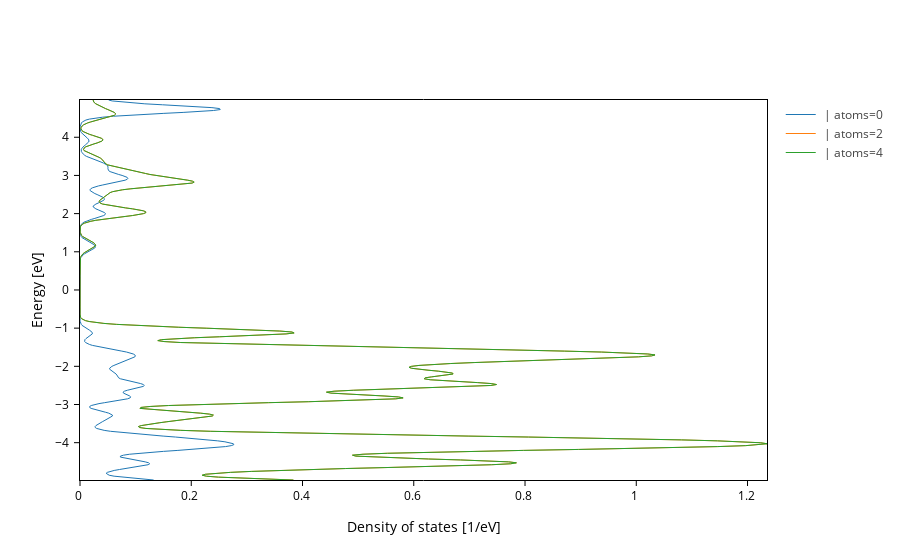

Write notebook code for a chart like this one.
### Markdown cell above
and then we have only the oxygen atoms, which are all equivalent.

Note that we also set a name for all requests, with the additional twist that we used the templating supported by `split_DOS`. If you are splitting on `parameter`, you can use `$parameter` inside your name and the method will replace it with the value for each request. In this case `parameter` was `atoms`, but it could be anything you are splitting the DOS on.

You can also **exclude some values of the parameter you are splitting on**:

### Code cell
plot.split_DOS(on="atoms", exclude=[1,3])

### Figure 1 — Plotly figure (JSON) as saved in the notebook; plotly's stock layout.template omitted (floating-point values rounded to 4 significant figures; data arrays with more than 128 entries replaced by an {"elided": "..."} marker saying what was removed)
{"data": [{"line": {"dash": "solid", "width": 1.0}, "mode": "lines", "name": " | atoms=0", "opacity": 1, "type": "scatter", "uid": "c1d78a5d-9bac-4ba4-b184-7206ae44c028", "x": {"elided": "399 float values"}, "y": {"elided": "399 float values"}}, {"line": {"dash": "solid", "width": 1.0}, "mode": "lines", "name": " | atoms=2", "opacity": 1, "type": "scatter", "uid": "7fad2c1a-d30d-4107-9090-946f562e7e4b", "x": {"elided": "399 float values"}, "y": {"elided": "399 float values"}}, {"line": {"dash": "solid", "width": 1.0}, "mode": "lines", "name": " | atoms=4", "opacity": 1, "type": "scatter", "uid": "1aa77a87-fa12-44c9-82db-44fb4c682a95", "x": {"elided": "399 float values"}, "y": {"elided": "399 float values"}}], "layout": {"showlegend": true, "xaxis": {"mirror": true, "title": {"text": "Density of states [1/eV]"}}, "yaxis": {"mirror": true, "range": [-4.978, 4.976], "title": {"text": "Energy [eV]"}}}}
